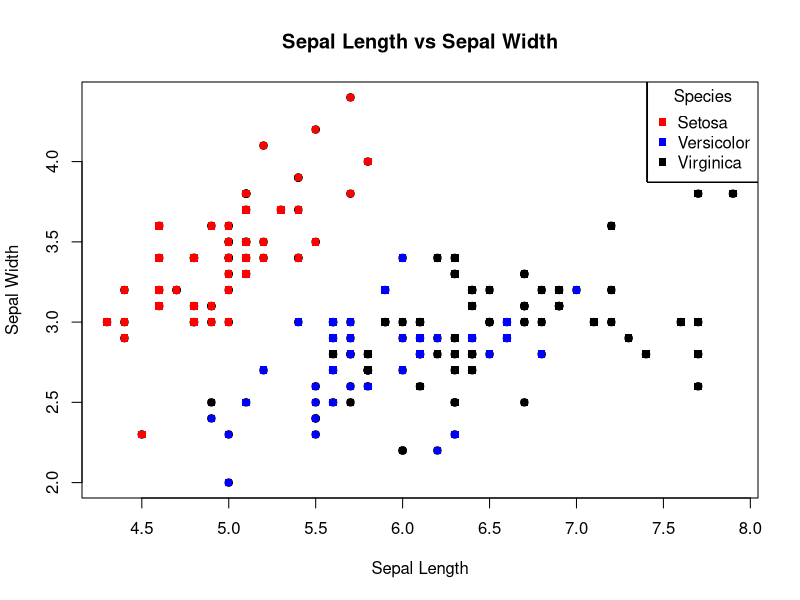

The R source for this figure:
#===============================================================================
# ◯。°。°。°。°。°。°。°。°。°。°。° LOOPS 。°。°。°。°。°。°。°。°。°。°。°◯
#===============================================================================


# Loops, quite simply, loop! When a loop is run in R (or even other programming
# languages!) a block of code is run again and again, often until a specified 
# condition is met. Each time the code within a loop is run, it is referred to as 
# an iteration.

# Loops are useful for quickly performing mundane tasks that would otherwise 
# require manual completion. 

# Different loops are useful for different scenarios. Using loops successfully 
# requires recognizing when to use different loops types. Throughout this
# assignment, we will cover three major types of loops in R: "For Loops", "While
# Loops" and "Repeat Loops". 

# For Loops: A for loop repeats a given task for defined number of times.

# While Loops: A while loop keeps repeating a block of code until a certain
# logical parameter is met. Example: While x is less than 3, perform action y.

# Repeat Loops: Similar to while loop but requires a break, or stop to prevent
# the loop from running forever. Example: Until 10 iterations, perform action y. 

#===============================================================================
# For Loops 
#===============================================================================

### Description:

# A For Loop applies a set of operations over a collection of objects (list, vector, matrix, or data frame)
# repeated a defined number of times. The number of iterations are known in advance. 

### Example:
# Create a vector of numbers 1 through 5, and
# then use a for loop to iterate through each number in the vector and print it to the console. 
# The loop variable i takes on the values 1, 2, 3, 4, and 5, and the print() function is called with each value of i.

# create a vector of numbers
numbers <- c(1, 2, 3, 4, 5)

# create a for loop that prints each number in the vector
for (i in numbers) {
  print(i)
}

# For loops can iterate over a sequence of numbers, in the following example,
# from 1 to 100 and calculates the sum of the numbers. 
# The loop variable i takes on the values 1, 2, 3, ..., 100, and the sum variable is updated on each iteration.

sum <- 0
for (i in 1:100) {
  sum <- sum + i
}
print(sum)


### TASK: 

# ✿¸.•´*¨`*•✿ Let's look at some flowers! ✿•*`¨*`•.¸✿

# 1) Load in the "iris" data set built into R. 
# Name the data frame "iris_loop"
iris_loop <- data.frame(iris)

# 2) Set up your For Loop with the parameters to
# use any integer from 1 through the number of columns
# within the data frame (ncol function may be of some assistance)
for (i in 1:ncol(iris_loop)) 

# 3) Within curly brackets, set the following logical conditions under an "if" function:
#     
#     a) Make it so the function returns a "TRUE" statement if certain
# conditions which we will later establish are met (Grapple with the grepl() function)

#     b) Select the columns within the "iris_loop" data frame and all integers separated by a comma 
# (HINT: [,i] will be the best way to do this)

#     c) Subset another curly bracket pair within the if condition.
#  Inside this secondary curly bracket, set up a logical condition: 
#  1000+separated integers. Make sure this condition is saved back into the "iris_loop" data frame with a "<-"

# 4) Make sure to close out all curly brackets to complete the loop.
  
for(i in 1:ncol(iris_loop)) {                              
  if(grepl("Length", colnames(iris_loop)[i])) {             
    iris_loop[ , i] <- iris_loop[ ,i]+1000
  }
}

print(iris_loop[ , 1])

# Question: What happens if you change the "1000+" to "50+"?
for(i in 1:ncol(iris_loop)) {                              
  if(grepl("Length", colnames(iris_loop)[i])) {             
    iris_loop[ , i] <- iris_loop[ ,i]+50
  }
}

print(iris_loop[ , 1])

#===============================================================================
# While Loops
#===============================================================================


### Description :
# A while loop is a control flow statement that allows you to repeatedly execute a block of code as long as a certain condition is met.
# The condition is a logical expression that is evaluated before each iteration of the loop. If the condition is TRUE, 
# the code inside the loop is executed, and then the condition is evaluated again. This process continues until the condition becomes FALSE, 
# at which point the loop terminates and execution continues with the code following the loop.


###Next within Loops:
# Within loops, especially While Loops, if you wish to skip a current variable and go onto the next
# iteration, you can use the "next" argument within the function. This can be helpful 
# in ignoring variables that would be messy, useless, and overall just unwanted (:,( poor variable)) 
# Consider the following example:
x<-20     # Here we set the length of our variable. 
while (x) {x <- x - 1 # We set our conditions in which x will be equal to x-1
  if (x%%2 != 0) # A further condition is set in which x is divided by 2 if not equal to 0
    next # This tells the while loop to skip any numbers after our conditions set above
  print(x)} # This prints x after it has gone through the loop

### QUESTION: Why do we have the argument !=0? What would occur if we changed it to !=1? 
# Go ahead and give it a try:
x<-20  
while (x) {x <- x - 1 
if (x%%2 != 1) 
  next 
print(x)}
#each variable has gone down by 1

### Example 1 of While Loops:

# Let's try an example with numbers!

x <- 1 # Stores 1 in the x variable.
while (x < 6) { # Start of the while loop. While x is less than 6, perform some action.
  print(x) #In this case, our action is printing x
  x = x+1 # Adds one to x each loop.
}

### Example 2 of While Loops:

# We can use this to label samples

# Let's build a sample data frame.
Samples_Without_ID <- c("Frog", "Cool Frog", "The Coolest Frog","Cute Frog", "Very Cute Frog", "Strong Frog", "Very Strong Frog")
Samples_Without_ID1 <- data.frame(samples = Samples_Without_ID)  #Stores as a data frame.

# Creates length 7 character vector. 
SampleID <- character(7)

x <- 0 # stores 0 into a variable called x.
while (x < 7) { # Creates a while loop that is valid while x is less than 7.
  x <- x + 1 # Adds 1 to the value of x for each iteration of the while loop.
  SampleID[x] <- paste("Sample#", x, sep = "") # Pastes together the character "Sample#" with the variable x.
                                     # This gives an outputs of "Sample1, Sample2, Sample3, etc.)
}

SampleID <- data.frame(SampleID) #Stores as a data frame.

View(SampleID) # Let's check it out!

# Great! Now we want to label our frogs in the Samples_Without_ID1 data frame.  

Samples_With_Label <- cbind(SampleID, Samples_Without_ID1)


### TASK:
# Create a while loop which pastes whole numbers from 1 to 10, but exclude printing 3 using the next function.
# output should look like this: 1, 2, 4, 5, 6, 7, 8, 9, 10
x <- 0
while(x<10){
  x <- x+1
  if(x == 3){
    next
  }
  print(x)
}



#===============================================================================
#Repeat Loops
#===============================================================================

###Description: 
# If we have a large multidimensional data frame and would like to repeat a block of code 
# over and over again across this data frame, it would be best to use a Repeat loop.
# A repeat loop will continuously execute a block of code and logical conditions over a data frame.
# If the logical conditions return "FALSE", the block of code will continue to be repeated 
# over the entire data frame. No output will be given for a "FALSE" return.
# If the logical conditions return "TRUE", an output will be given.
# However, unlike most other loops, even if a "TRUE" condition is met, the repeat loop will not 
# end, and continue to iterate over and over across the data frame.
# The only way for the Repeat loop to end is by giving it a BREAK condition.

### Question: Based on the description above and the description of While loops. 
# How do Repeat and While loops differ? When might it be best to use one rather than the other?
#Repeat loops go even if there is a false return. While go until a certain perimeter. Kim said repeat is most useful for data sets sso you can skip any groupings you don't need and can set the break as the end of the dataframe

### Breaks:
#The Break statement is a way to stop a loop from running before it has finished all its iterations. When the break statement is encountered within a repeat loop, the loop stops running immediately, and the program moves on to the next line of code after the loop. This can be useful if you want to stop a loop based on a certain condition, without having to wait for it to finish all its iterations.

### Example of Repeat Loops: 

# Basic example of Repeat Loop with a conditional break. 
# Without the break statement, repeat loops would continue indefinitely.
i <- 1
repeat {
  print(paste("Loop", i))
  if (i == 3) {
    break
  }
  i <- i + 1
}


# Example of using a repeat loop for 'data processing' and conditional break.
# In this example we will increase the salary of each individual in the dataset
# and store the processed data in a new dataset.

# First let's create a data frame with columns 'ID', 'Name', 'Age', 'Gender', and 'Salary'
my_data <- data.frame(
  ID = c(1, 2, 3, 4, 5),
  Name = c("John", "Alice", "Bob", "Eve", "Charlie"),
  Age = c(25, 32, 28, 40, 36),
  Gender = c("M", "F", "M", "F", "M"),
  Salary = c(50000, 60000, 55000, 70000, 65000)
)

# Create a counter to keep track of iterations
i <- 1
# Create a blank dataframe. This allows us to reset the dataframe everytime the loop is ran.
processed_data <- data.frame()

# Repeat loop for processing each row of the dataset
repeat {
  row <- my_data[i, ] # Get the row at the current iteration
  processed_row <- list(  # Perform some data processing on the row
    ID = row$ID,
    Name = paste("Processed:", row$Name),
    Age = row$Age,
    Gender = ifelse(row$Gender == "M", "Male", "Female"),
    Salary = row$Salary * 1.1 # Add a 10% salary increase
  )
  processed_data <- rbind(processed_data, processed_row) # Append the processed row to the processed_data  data frame
  i <- i + 1 # Increase the counter
  if (i > nrow(my_data) || processed_row$Salary > 100000) { 
    break  # Exit the loop when all rows have been processed or when the salary exceeds 100,000 (arbitrary)
  }}

### TASK:

# Let's try it on your own!

# Create a repeat loop that does the following: 
#1) Stores 1 in the variable y.
#2) prints y for iteration of the loop. 
#3) Increase y by .7 each iteration. 
#4) Set a break to terminate the loop when y is greater than 14
#5) Print "Y is big now!" when Y is greater than 14. 

y <- 1
repeat {
  print(y)
  ifelse(y > 14, print("Y is big now!"), NA)
  if(y > 14) {
    break
  }
  y=y+0.7
  }

#===============================================================================
#Final: Nested Loops within For Loops
#===============================================================================

 
# Description of nested loops
# Earlier in the course, we used nested ifelse functions. A nested ifeelse function is just
#an ifelse function INSIDE another ifelse function. The same goes for nested loops!

#In a nested loop, we have a loop INSIDE another loop! 

#Nested loops are often used for multideminsion data and allow for more precise
#control of your data. 


### Example of Nested loops:
# While any kind of loop can be nested within other loops, it will be easiest to look at the same two loops nested within each other. Nested loops allow us to look at multidimensional information. 
# A visualization of a real life nested loop would be an analogue clock.
# In this analogy, our outer loop of the clock would be the short hand, which tells the hour..
# Nested within this outer loop is the inner loop, the long hand of the clock, which tells the minute.
# Here's how we would accomplish this in R:


for (s in 1:12){  # Here we set up our outer loop as "s" to represent our short hand, so this will contain any variable between 1-12 since most analogue clocks use standard time.
  for (l in 01:59) # Now we add in a nested, inner logical condition, which creates a second value "l" for the long hand. This hand will represent our minutes
  {print(paste("The short hand is",s,"And the long hand", l))} # Now we want to print our variables, but paste them together when printed
} # Close the loops




### TASK:

# ✿¸.•´*¨`*•✿ More Flowers!✿•*`¨*`•.¸✿

# Now that we know how nested loops work, lets use our knowledge to create a graph that utilizes this new skill.
#We are going to create a scatterplot using the iris dataset, of sepal length vs. sepal width, with each point colored according to its species (setosa in red, versicolor in blue, and virginica in green). The nested loops are going to be used to loop over each species in the dataset, and then over each observation within that species to plot the points with the appropriate color.

#1. Load the iris dataset using the command data(iris).
#2. Create an empty scatterplot with the plot() function. Set the x-axis to Sepal.Length, y-axis to Sepal.Width, and add labels and a title.
#3. Create a loop to iterate over each unique species in the iris dataset using the for() function.
#4. Within the loop, subset the iris dataset to only include the current species using the subset() function.
#5. Assign a color to the current species using an if statement and a variable to hold the color.
#6. Create another loop to iterate over each observation within the current species using the for() function.
#7. Within the nested loop, extract the current observation's sepal length and width using the $ operator.
#8. Use the points() function to plot the current observation as a point on the scatterplot, using the assigned color.
#9. After the nested loop, use the legend() function to create a legend for the plot. Set the position to "topright", the legend argument to the unique species in the dataset, the col argument to a vector of colors matching the species, the pch argument to 1 to use solid point markers, and the title argument to "Species".
#10. Run the code and check that the resulting scatterplot has a legend.

iris_data <- iris

plot(x = iris_data$Sepal.Length, y = iris_data$Sepal.Width, xlab ="Sepal Length", ylab = "Sepal Width", main = "Sepal Length vs Sepal Width") 

for(species in unique(iris$Species)) {
  spdata <- subset(iris, Species == species)
  for(i in 1:nrow(spdata)) {
    splength <- spdata$Sepal.Length[i]
    swidthp<- spdata$Sepal.Width[i]
    
    if(species == "setosa") {col <- "red"} 
    else if(species == "versicolor") {col <- "blue"} 
    else {col <- "black"}
    
    points(splength, swidthp, col = col, pch = 15)
    
    legend("topright", legend = c("Setosa", "Versicolor","Virginica"), col = c("red", "blue", "black"), pch = 15, title = "Species")
    
  }}

